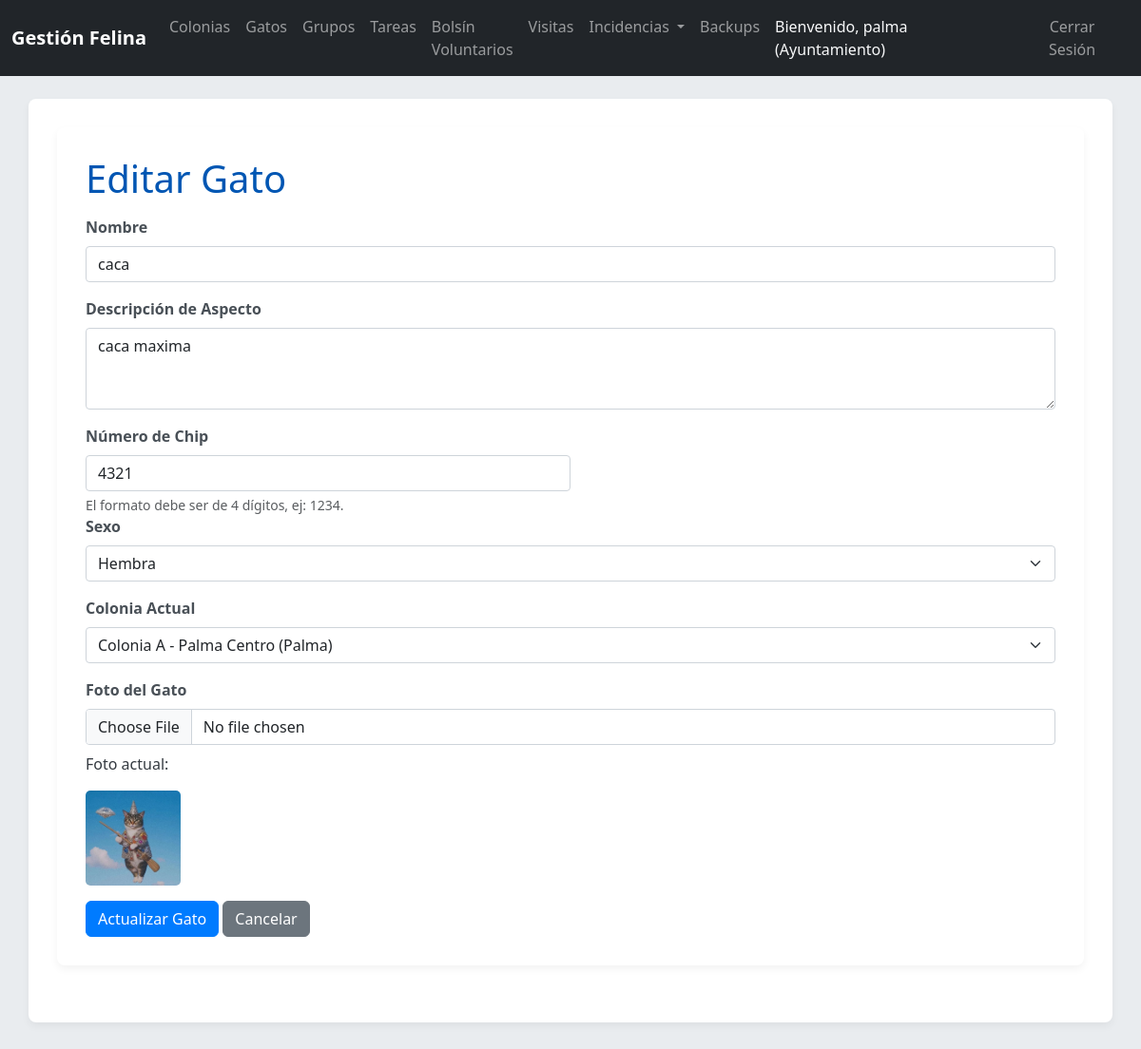
Page /index.php/gatos/edit?id=22 (signed in) on the committed database.
### tables this page shows
CREATE TABLE `Gato` (
  `idGato` int(11) NOT NULL AUTO_INCREMENT,
  `nombre` varchar(30) DEFAULT NULL,
  `descripcionAspecto` text DEFAULT NULL,
  `numeroChip` varchar(15) DEFAULT NULL,
  `foto` varchar(255) DEFAULT NULL,
  `idSexo` int(11) NOT NULL,
  PRIMARY KEY (`idGato`),
  UNIQUE KEY `numeroChip` (`numeroChip`),
  KEY `idSexo` (`idSexo`),
  CONSTRAINT `Gato_ibfk_1` FOREIGN KEY (`idSexo`) REFERENCES `Sexo` (`idSexo`) ON DELETE CASCADE
);

CREATE TABLE `Sexo` (
  `idSexo` int(11) NOT NULL AUTO_INCREMENT,
  `sexo` varchar(30) NOT NULL,
  PRIMARY KEY (`idSexo`)
);

### config/database.php (called while the page is built, shortened)
<?php
class Database {
    private static $host = 'localhost';
    private static $db_name = 'gatos_mallorca';
    private static $username = 'root';
    private static $password = '';
    private static $conn;
    public static function getConnection() {
        if (self::$conn === null) {
            try {
                self::$conn = new PDO("mysql:host=" . self::$host . ";dbname=" . self::$db_name, self::$username, self::$password);
                self::$conn->setAttribute(PDO::ATTR_ERRMODE, PDO::ERRMODE_EXCEPTION);
                self::$conn->exec("set names utf8");
            } catch(PDOException $exception) {
                echo "Error de conexión a la base de datos: " . $exception->getMessage();
                exit();
            }
        }
        return self::$conn;
    }
}
?>

### models/Gato.php (called while the page is built, shortened)
<?php
class Gato extends BaseModel {
    public function getByIdWithDetails($id) {
        $query = "
            SELECT
                g.idGato,
                g.nombre,
                g.descripcionAspecto,
                g.numeroChip,
                g.foto,
                g.idSexo,
                s.sexo,
                c.idColonia AS idColoniaActual,
                c.descripcion AS colonia_actual,
                e.fechaInicio AS fechaInicioEstancia
            FROM
                Gato g
            JOIN
                Sexo s ON g.idSexo = s.idSexo
            LEFT JOIN
                Estancia e ON g.idGato = e.idGato AND e.fechaFin IS NULL
            LEFT JOIN
                Colonia c ON e.idColonia = c.idColonia
            WHERE
                g.idGato = :id
            LIMIT 0,1
        ";
        return $this->executeQuery($query, [':id' => $id], false);
    }
    public function getSexos() {
        $query = "SELECT * FROM Sexo ORDER BY sexo ASC";
        return $this->executeQuery($query);
    }
}

### models/BaseModel.php (called while the page is built, shortened)
<?php
class BaseModel {
    protected $conn;
    public function __construct() {
        $this->conn = Database::getConnection();
    }
    protected function executeQuery($query, $params = [], $fetch_all = true) {
        $stmt = $this->conn->prepare($query);
        foreach ($params as $key => $value) {
            $stmt->bindValue($key, $value);
        }
        $stmt->execute();
        if ($fetch_all) {
            return $stmt->fetchAll(PDO::FETCH_OBJ);
        }
        return $stmt->fetch(PDO::FETCH_OBJ);
    }
}
?>

### models/Colonia.php (called while the page is built, shortened)
<?php
class Colonia extends BaseModel {
    public function getAllWithDetails($ayuntamiento_id = null) {
        $query = "
            SELECT
                c.idColonia,
                c.descripcion,
                c.comentarios,
                u.textoDescriptivo AS ubicacion_descripcion,
                coord.latitud,
                coord.longitud,
                a.nombreLocalidad AS ayuntamiento_nombre
            FROM
                Colonia c
            JOIN
                Ubicacion u ON c.idUbicacion = u.idUbicacion
            JOIN
                Coordenada coord ON u.idCoordenada = coord.idCoordenada
            JOIN
                Ayuntamiento a ON c.idAyuntamiento = a.idAyuntamiento
        ";
        $params = [];
        if ($ayuntamiento_id !== null) {
            $query .= " WHERE c.idAyuntamiento = :ayuntamiento_id";
            $params[':ayuntamiento_id'] = $ayuntamiento_id;
        }
        $query .= " ORDER BY c.descripcion ASC";
        return $this->executeQuery($query, $params);
    }
}

### views/gatos/form.php (the view, shortened to what this page needs)
<?php require_once __DIR__ . '/../partials/header.php'; ?>
<div class="container">
    <h1><?php echo isset($gato->idGato) ? 'Editar Gato' : 'Añadir Nuevo Gato'; ?></h1>
    <form action="<?php echo url('gatos/' . (isset($gato->idGato) ? 'update' : 'store')); ?>" method="POST" enctype="multipart/form-data">
        <div class="mb-3">
            <label for="nombre" class="form-label">Nombre</label>
            <input type="text" class="form-control" id="nombre" name="nombre" value="<?php echo htmlspecialchars($gato->nombre ?? ''); ?>" required>
        </div>
        <div class="mb-3">
            <label for="descripcionAspecto" class="form-label">Descripción de Aspecto</label>
            <textarea class="form-control" id="descripcionAspecto" name="descripcionAspecto" rows="3"><?php echo htmlspecialchars($gato->descripcionAspecto ?? ''); ?></textarea>
        </div>
<div class="col-md-6">
                <label for="numeroChip" class="form-label">Número de Chip</label>
                <input type="text" class="form-control" id="numeroChip" name="numeroChip" value="<?php echo htmlspecialchars($gato->numeroChip ?? ''); ?>">
                <div class="form-text">El formato debe ser de 4 dígitos, ej: 1234.</div>
            </div>
        <div class="mb-3">
            <label for="idSexo" class="form-label">Sexo</label>
            <select class="form-select" id="idSexo" name="idSexo" required>
                <?php foreach ($sexos as $sex): ?>
                    <option value="<?php echo htmlspecialchars($sex->idSexo); ?>" <?php echo (isset($gato->idGato) && $gato->idSexo == $sex->idSexo) ? 'selected' : ''; ?>>
                        <?php echo htmlspecialchars($sex->sexo); ?>
                    </option>
                <?php endforeach; ?>
            </select>
        </div>
        <div class="mb-3">
            <label for="idColonia" class="form-label">Colonia Actual</label>
            <select class="form-select" id="idColonia" name="idColonia">
                <?php foreach ($colonias as $col): ?>
                    <option value="<?php echo htmlspecialchars($col->idColonia); ?>" <?php echo (isset($gato->idGato) && $gato->idColoniaActual == $col->idColonia) ? 'selected' : ''; ?>>
                        <?php echo htmlspecialchars($col->descripcion); ?> (<?php echo htmlspecialchars($col->ayuntamiento_nombre); ?>)
                    </option>
                <?php endforeach; ?>
            </select>
        </div>
        <div class="mb-3">
            <label for="foto" class="form-label">Foto del Gato</label>
            <input type="file" class="form-control" id="foto" name="foto" accept="image/*">
            <?php if (isset($gato->idGato) && $gato->foto): ?>
                <div class="mt-2">
                    <p>Foto actual:</p>
                    <img src="<?php echo rtrim(dirname($_SERVER['SCRIPT_NAME']), '/'); ?>/public/uploads/gatos/<?php echo htmlspecialchars($gato->foto); ?>" alt="Foto actual" class="gato-img-thumbnail">
                </div>
            <?php endif; ?>
        </div>
        <button type="submit" class="btn btn-primary"><?php echo isset($gato->idGato) ? 'Actualizar Gato' : 'Guardar Gato'; ?></button>
        <a href="<?php echo url('gatos'); ?>" class="btn btn-secondary">Cancelar</a>
    </form>
</div>
<?php require_once __DIR__ . '/../partials/footer.php'; ?>

### public/css/style.css (style rules this page uses)
body { font-family: 'Segoe UI', Tahoma, Geneva, Verdana, sans-serif; background-color: #e9ecef; color: #343a40; }
.container { background-color: #ffffff; padding: 30px; border-radius: 8px; box-shadow: 0 4px 8px rgba(0,0,0,0.05); margin-bottom: 30px; }
h1, h2, h3, h4, h5, h6 { color: #0056b3; margin-bottom: 15px; }
.btn-primary { background-color: #007bff; border-color: #007bff; }
.form-label { font-weight: 600; color: #495057; }
.form-control, .form-select { border-radius: 0.25rem; border: 1px solid #ced4da; padding: 0.375rem 0.75rem; }
.gato-img-thumbnail { width: 100px; height: 100px; object-fit: cover; border-radius: 5px; }

### rows in the picture
gato: nombre "caca", descripcionAspecto "caca maxima", numeroChip "4321", idSexo "Hembra", foto (picture)

### other values in the picture
$_SESSION['username'] "palma"
$_SESSION['user_type'] "Ayuntamiento"
form field idColonia "Colonia A - Palma Centro (Palma)"
